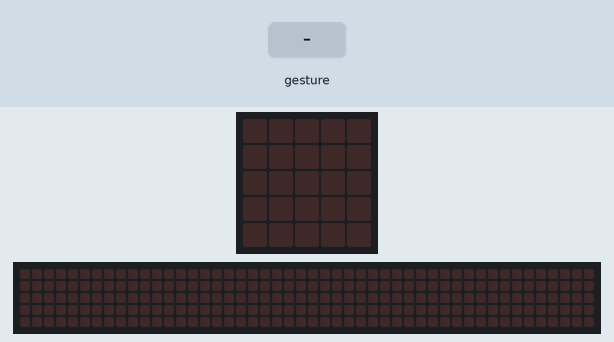
Bench run of a program on a simulated BBC micro:bit (MakeCode). Parts: the board's 5×5 LED display, a strip that is not on the board, showing the scrolling text unrolled. The inputs (shaded band) are chosen by the test bench. A tilt is held for 1.5 s and a shake lasts 1 s, then the board lies face up again; the 48×5 strip is a reading aid, not a part: it shows the text the display is scrolling, unrolled, one strip-width of it at a time.

Above: at 1.2 s.
1.3 s: gesture 'logo up'
At 4.77 s:
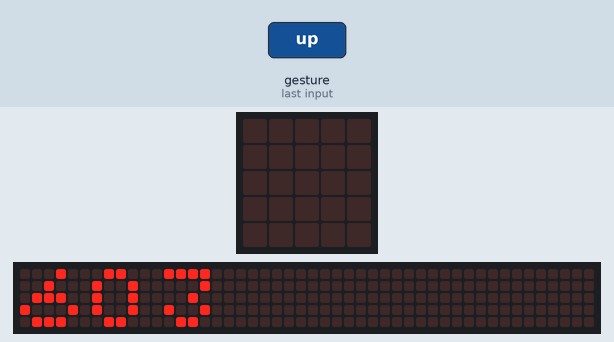
At 5.4 s:
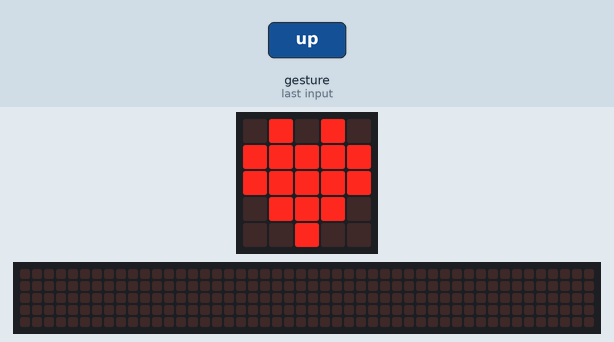

The program:

main.ts
```typescript
input.onGesture(Gesture.LogoUp, function () {
    basic.showNumber(603)
    basic.showIcon(IconNames.Heart)
    basic.showString("graduation")
    basic.clearScreen()
    basic.showString("bey")
    basic.clearScreen()
    basic.showIcon(IconNames.Happy)
})
```

test.ts
```typescript
// 在這裡測試；當此封包作為擴充功能時，將不會編譯此內容。
```

Measured:
- after the input at 1.3 s, the display: changes after 0.10 s (image 1)
- what the display in image 1 shows lasts 0.4 s, from 4.6 s to 5.0 s
- what the display in image 2 shows lasts 0.6 s, from 5.0 s to 5.6 s
